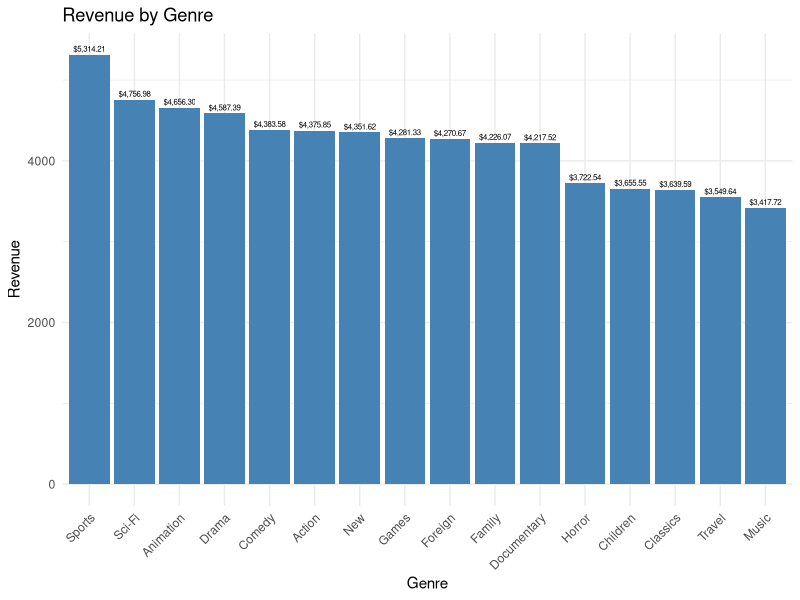

Reproduce this figure in R. (Note: this script raises an error after producing the figure.)
## ---- chunk 1
library(tidyverse)
## ---- chunk 2
df <- data.frame(
  Genre = c("Sports", "Sci-Fi", "Animation", "Drama", "Comedy", 
            "Action", "New", "Games", "Foreign", "Family", 
            "Documentary", "Horror", "Children", "Classics", 
            "Travel", "Music"),
  Revenue = c(5314.21, 4756.98, 4656.30, 4587.39, 4383.58, 
             4375.85, 4351.62, 4281.33, 4270.67, 4226.07, 
             4217.52, 3722.54, 3655.55, 3639.59, 3549.64, 3417.72)
)
## ---- chunk 3
ggplot(df, aes(x = reorder(Genre, -Revenue), y = Revenue)) +
  geom_bar(stat = "identity", fill = "steelblue") +
  geom_text(aes(label = scales::dollar(Revenue)), vjust = -0.5, size = 2) +  # Add labels with prices
  labs(title = "Revenue by Genre",
       x = "Genre",
       y = "Revenue") +
  theme_minimal() +
  theme(axis.text.x = element_text(angle = 45, hjust = 1))
## ---- chunk 4
df <- read.table("rentals_by_film.txt", 
                 sep = "|", 
                 header = FALSE,  # No actual header, so set to FALSE
                 skip = 1,
                 fill = TRUE,     # Fill missing values if rows have unequal lengths
                 stringsAsFactors = FALSE)

# Select only the columns with actual data (excluding the first and last empty columns)
df <- df[, 2:5]

# Assign proper column names
colnames(df) <- c("title", "rental_count", "rental_rate", "length")

# Clean up any extra spaces
df <- lapply(df, trimws)  # Trim whitespace
df <- as.data.frame(df)   # Convert back to dataframe

# Convert numeric columns to their correct types
df$rental_count <- as.numeric(df$rental_count)
df$rental_rate <- as.numeric(df$rental_rate)
df$length <- as.numeric(df$length)

write.csv(df, "rentals_by_film.csv", row.names = FALSE)
## ---- chunk 5
ren <- read_csv("rentals_by_film.csv", col_types = "cifd")
ren$rental_rate <- factor(ren$rental_rate, levels = c(4.99, 2.99, 0.99))
ren
## ---- chunk 6
rental_plot <- ggplot(data = ren, mapping = aes(x = length, y = rental_count, color = rental_rate)) + 
  geom_point() + 
  labs(x = "Length of Movie (min)", 
       y = "Number of Times Rented",
       color = "Rental Rate", 
       title = "Is Rental Count Affected by Movie Length? (2006)") +
  
  scale_color_manual(values = c("4.99" = "indianred3", "2.99" = "darkgoldenrod1", "0.99" = "dodgerblue"))
rental_plot
## ---- chunk 7
counts_table <- table(ren$rental_count)
counts_df <- as.data.frame(counts_table)
colnames(counts_df) <- c("value", "count")
print(counts_df)
## ---- chunk 8
ggplot(data = counts_df, aes(x = value, y = count)) + 
  geom_bar(stat = "identity", fill = "steelblue") +
  scale_x_discrete(breaks = seq(4, 34, by = 2)) +
  labs(x = "Movie's Rental Numbers", 
       y = "Frequency",
       title = "Number of Rentals per Movie") +
  theme_minimal()
## ---- chunk 9
df1 <- read.table("rentals_customers_countries.txt", 
                 sep = "|", 
                 header = FALSE,
                 skip = 2,
                 fill = TRUE,
                 stringsAsFactors = FALSE)

# Select only the columns with actual data (excluding the first and last empty columns)
df <- df1[, 2:3]
colnames(df) <- c("country", "rental_count")

# Clean up any extra spaces
df <- lapply(df, trimws)  # Trim whitespace
df <- as.data.frame(df)   # Convert back to dataframe
# Convert numeric columns to their correct types
df$rental_count <- as.numeric(df$rental_count)

write.csv(df, "rentals_by_customer_and_country.csv", row.names = FALSE)
## ---- chunk 10
ren2 <- read_csv("rentals_by_customer_and_country.csv", col_types = "ci")
ren2
## ---- chunk 11
ggplot(data = ren2[1:20,], aes(x = reorder(country, -rental_count), y = rental_count)) + 
  geom_bar(stat = "identity", fill = "indianred3") +
  geom_text(aes(label = rental_count), vjust = -0.5, size = 2)+
  scale_x_discrete() +
  labs(x = "Country", 
       y = "Rental Counts",
       title = "Top 20 Countries") +
  theme_minimal() +
  theme(axis.text.x = element_text(angle = 45, hjust = 1))
## ---- chunk 12
cus_sales <- read.table("customer_sales.txt", 
                 sep = "|", 
                 header = FALSE,
                 skip = 2,
                 fill = TRUE,
                 stringsAsFactors = FALSE)

# Select only the columns with actual data (excluding the first and last empty columns)
cus_sales <- cus_sales[, 2:5]
colnames(cus_sales) <- c("customer_id", "first_name", "last_name", "total_sales")

# Clean up any extra spaces
cus_sales <- lapply(cus_sales, trimws)  # Trim whitespace
cus_sales <- as.data.frame(cus_sales)   # Convert back to dataframe
cus_sales$total_sales <- as.double(cus_sales$total_sales)

write.csv(cus_sales, "customer_sales.csv", row.names = FALSE)
cus_sales
## ---- chunk 13
cus_sales$fullname <- paste(cus_sales$first_name, cus_sales$last_name)
cus_sales
## ---- chunk 14
ggplot(data = cus_sales[1:15,], aes(x = reorder(fullname, -total_sales), y = total_sales)) + 
  geom_bar(stat = "identity", fill = "indianred3") +
  geom_text(aes(label = scales::dollar(total_sales)), vjust = -0.5, size = 2)+
  scale_x_discrete() +
  labs(x = "Customer", 
       y = "Total Sales",
       title = "Top 15 Customers") +
  theme_minimal() +
  theme(axis.text.x = element_text(angle = 45, hjust = 1))
## ---- chunk 15
cus_info <- read.table("customer_info.txt", 
                 sep = "|", 
                 header = FALSE,
                 skip = 2,
                 fill = TRUE,
                 stringsAsFactors = FALSE)

# Select only the columns with actual data (excluding the first and last empty columns)
cus_info <- cus_info[, 2:10]
colnames(cus_info) <- c("customer_id", "first_name", "last_name", "total_sales",
                         "movies_rented", "store_id", "country", 
                         "district", "city")

# Clean up any extra spaces
cus_info <- lapply(cus_info, trimws)  # Trim whitespace
cus_info <- as.data.frame(cus_info)   # Convert back to dataframe
cus_info$fullname <- paste(cus_info$first_name, cus_info$last_name)
cus_info$total_sales <- as.double(cus_info$total_sales)
cus_info$store_id <- as.factor(cus_info$store_id)
cus_info$movies_rented <- as.integer(cus_info$movies_rented)

cus_info <- cus_info[, c("customer_id", "fullname", "total_sales", 
                         "movies_rented", "store_id", "country", 
                         "district", "city")]
cus_info

write.csv(cus_info, "customer_info.csv", row.names = FALSE)
## ---- chunk 16
customer_plot <- ggplot(data = cus_info, mapping = aes(x = total_sales, y = movies_rented, color = store_id)) + 
  geom_point() + 
  labs(x = "Total Sales ($)", 
       y = "Number of Movies Rented",
       color = "Store ID", 
       title = "Customer Sales Total and Movies Rented compared with Store Location") +
  
  scale_color_manual(values = c("1" = "indianred3", "2" = "dodgerblue"))
customer_plot
